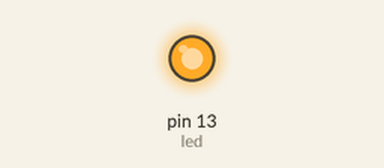
Bench run of a sketch on a simulated Arduino Uno, built with avr-gcc and run on an emulated ATmega328P. On the bench: output pins drawn as LEDs (lit = HIGH).

Above: at 0.2 s.
At 8.5 s:
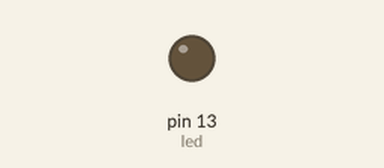
Timing chart, 0 to 15.6 s (numbered marks = the images above):
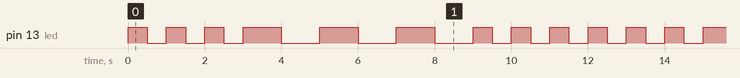

The sketch:

codigo_fonte.ino
```cpp
/*
  Curso de Extensao: Programando para IoT com Arduino – Basico
  Professor:         Dr. Orlewilson Bentes Maia
  Data Criacao:      03/12/2016
  Data Atualizao:    05/09/2017
  Descricao:         Alterando o exemplo 01 (criar um Pisca LED) para gerar um codigo Morse (exemplo 02)
*/

// Porta digital no qual sera colocado um LED para ser ligado e desligado
int led = 13;

// Funcao para ligar o LED
void ligar(){
  digitalWrite(led, HIGH);
}

// Funcao para desligar o LED
void desligar(){
  digitalWrite(led, LOW);
}

// Funcao para simbolizar uma parada curta do codigo morse
void paradaCurta(){
  // Funcao do Arduino para parar durante um certo tempo em milisegundos (ms)
  delay(500);
}

// Funcao para simbolizar uma longa curta do codigo morse
void paradaLonga(){
  // Funcao do Arduino para parar durante um certo tempo em milisegundos (ms)
  delay(1000);
}

// Funcao para simbolizar uma ponto do codigo morse
void ponto(){
  ligar();
  paradaCurta();
  desligar();
  paradaCurta();
}

// Funcao para simbolizar uma traco do codigo morse
void traco(){
  ligar();
  paradaLonga();
  desligar();
  paradaLonga();
}

// Funcao para simbolizar uma mensagem de SOSO em codigo morse
void sos(){
  ponto();
  ponto();
  ponto();
  traco();
  traco();
  traco();
  ponto();
  ponto();
  ponto();
}

// Funcao para configurar o Arduino
void setup() {

  // Indica qual porta digital sera utilizada como saida (ligar/desligar um LED)
  pinMode(led, OUTPUT);
}

// Funcao principal do Arduino que ficara em loop infinito
void loop() {
  sos();
}
```

Measured:
- by itself, pin 13 (led): repeats every 12.0 s: 2 × (LOW 0.50 s, HIGH 0.50 s), LOW 0.50 s, 3 × (HIGH 1.0 s, LOW 1.0 s), 3 × (HIGH 0.50 s, LOW 0.50 s), HIGH 0.50 s
- by itself, everything shown: repeats every 12.0 s, in 18 steps
